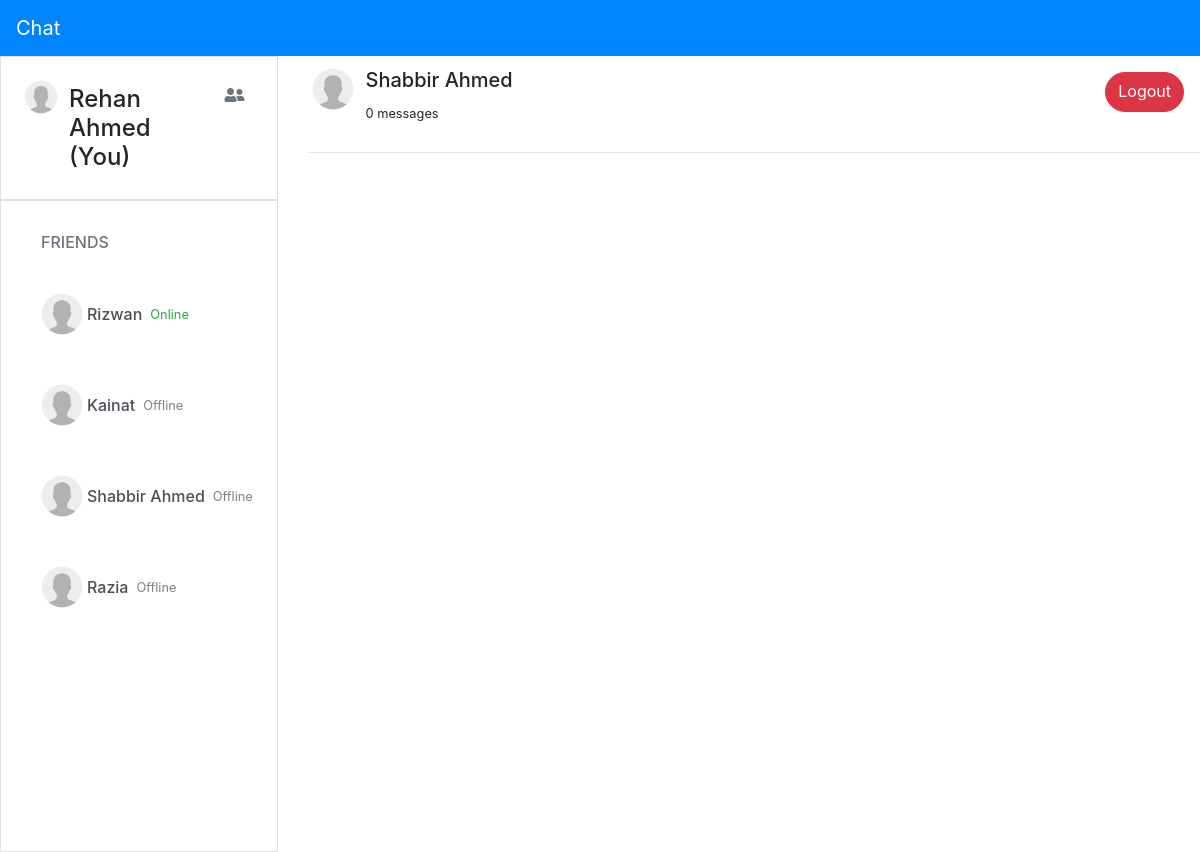
The page /home.php?fuser_name=Shabbir Ahmed (signed in) on the database its author committed.
### tables this page shows
CREATE TABLE `users` (
  `user_id` int(11) NOT NULL,
  `user_name` varchar(100) NOT NULL,
  `user_email` varchar(100) NOT NULL,
  `user_pass` varchar(100) NOT NULL,
  `user_country` varchar(50) NOT NULL,
  `user_gender` varchar(50) NOT NULL,
  `user_profile` text NOT NULL,
  `time` datetime NOT NULL DEFAULT current_timestamp(),
  `forgotten_anwer` varchar(255) NOT NULL,
  `login` varchar(7) NOT NULL
);

### home.php (the view, shortened to what this page needs)
<?php
include "include/db_connection.php";
?>
<!doctype html>
<html lang="en">
<head>
    <link rel="stylesheet" href="https://use.fontawesome.com/releases/v5.14.0/css/all.css">
    <link rel="stylesheet" href="https://stackpath.bootstrapcdn.com/bootstrap/4.5.2/css/bootstrap.min.css">
    <link rel="stylesheet" href="./css/style.css">
</head>
<body style="overflow-x: hidden;">
    <nav class="navbar body-class navbar-dark">
        <a class="navbar-brand" href="#">Chat</a>
    </nav>
    <div id="left-chat">
        <div class="row">
            <div class="col-md-3">
                <div class="card rounded-0">
                    <div class="card-body">
                        <?php
                        $current_user = $_SESSION['user_email'];
                        $get_curr_user = "SELECT * FROM `users` WHERE `user_email`='$current_user'";
                        $run_curr_user = mysqli_query($conn, $get_curr_user);
                        $row = mysqli_fetch_assoc($run_curr_user);
                        $current_username = $row['user_name'];
                        ?>
                        <div class="d-flex justify-content-between">
                            <div class="d-flex">
                                <img src="images/default-user.png" alt="" style="width: 40px; height:40px">
                                <h4 class="my-2 ml-2"><?php echo $current_username ?> (You)</h4>
                            </div>
                            <div>
                                <a href="include/find_friends.php">
                                    <button class="btn btn-outline-secondary border-0 round-border" data-toggle="tooltip" data-placement="bottom" title="Find new friends" type="button" id="find_friends">
                                        <i class="fas fa-user-friends"></i>
                                    </button>
                                </a>
                            </div>
                        </div>
                    </div>
                </div>
                <div class="card rounded-0 left-chat">
                    <div class="card-body" style="overflow:scroll; height: 650px;">
                        <ul class="list-group">
                            <li class="list-group-item border-0">
                                <h6 class="text-muted">FRIENDS</h6>
                            </li>
                            <?php
                            $get_users = "SELECT * FROM `users` WHERE `user_email` != '$current_user'";
                            $run_users = mysqli_query($conn, $get_users);
                            while ($row = mysqli_fetch_assoc($run_users)) {
                                $users_name = $row['user_name'];
                                $users_status = $row['login'];
                            ?>
                                <a href="home.php?fuser_name=<?php echo $users_name ?>" class="list-group-item list-group-item-action border-0 round-border p-0 pl-3">
                                    <div class="d-flex my-2">
                                        <img src="images/default-user.png" alt="" class="my-2" style="width: 50px; height:50px">
                                        <div class="my-4 d-flex">
                                            <h6><?php echo $users_name ?></h6>
                                            <?php
                                            if ($users_status == 'Online') {
                                                echo '<small class="text-success ml-2">' . $users_status . '</small>';
                                            } else {
                                                echo '<small class="text-black-50 ml-2">' . $users_status . '</small>';
                                            }
                                            ?>
                                        </div>
                                    </div>
                                </a>
                            <?php
                            }
                            ?>
                        </ul>
                    </div>
                </div>
            </div>
            <div class="col-md-9">
                <?php
                if (isset($_GET['fuser_name'])) {
                    $fuser_name = $_GET['fuser_name'];
                } else {
                    $fuser_name = "No one is selected";
                }
                $total_msgs = "SELECT * FROM `user_chat` WHERE (`sender_username` = '$current_username' AND `reciever_username` = '$fuser_name') OR (`reciever_username` = '$current_username' AND `sender_username` = '$fuser_name')";
                $run_msgs = mysqli_query($conn, $total_msgs);
                if ($run_msgs) {
                    $total = mysqli_num_rows($run_msgs);
                }
                ?>
                <div class="right-chat">
                    <div class="d-flex justify-content-between" id="right header">
                        <div class="d-flex my-2">
                            <img src="images/default-user.png" alt="" style="width: 50px; height:50px">
                            <div class="my-1 ml-2">
                                <h5> <?php echo $fuser_name; ?> </h5>
                                <small> <?php echo $total; ?> messages</small>
                            </div>
                        </div>
                        <a href="logout.php" class="btn btn-danger round-border my-3 mr-3" name="logout" style="height: 40px;">Logout</a>
                    </div>
                    <hr>
                    <div id="right_chat" style="overflow:scroll; height: 600px;">
                    </div>
                </div>
            </div>
        </div>
    </div>
</body>
</html>

### css/style.css (style rules this page uses)
.body-class { background-color: #0084FF; }
.round-border { border-radius: 25px; }

### rows shown on the page
users: user_name "Rehan Ahmed"
users: user_name "Rizwan", login "Online"
users: user_name "Kainat", login "Offline"
users: user_name "Shabbir Ahmed", login "Offline"
users: user_name "Razia", login "Offline"

### other values the page prints
$fuser_name "Shabbir Ahmed"
$total "0"
